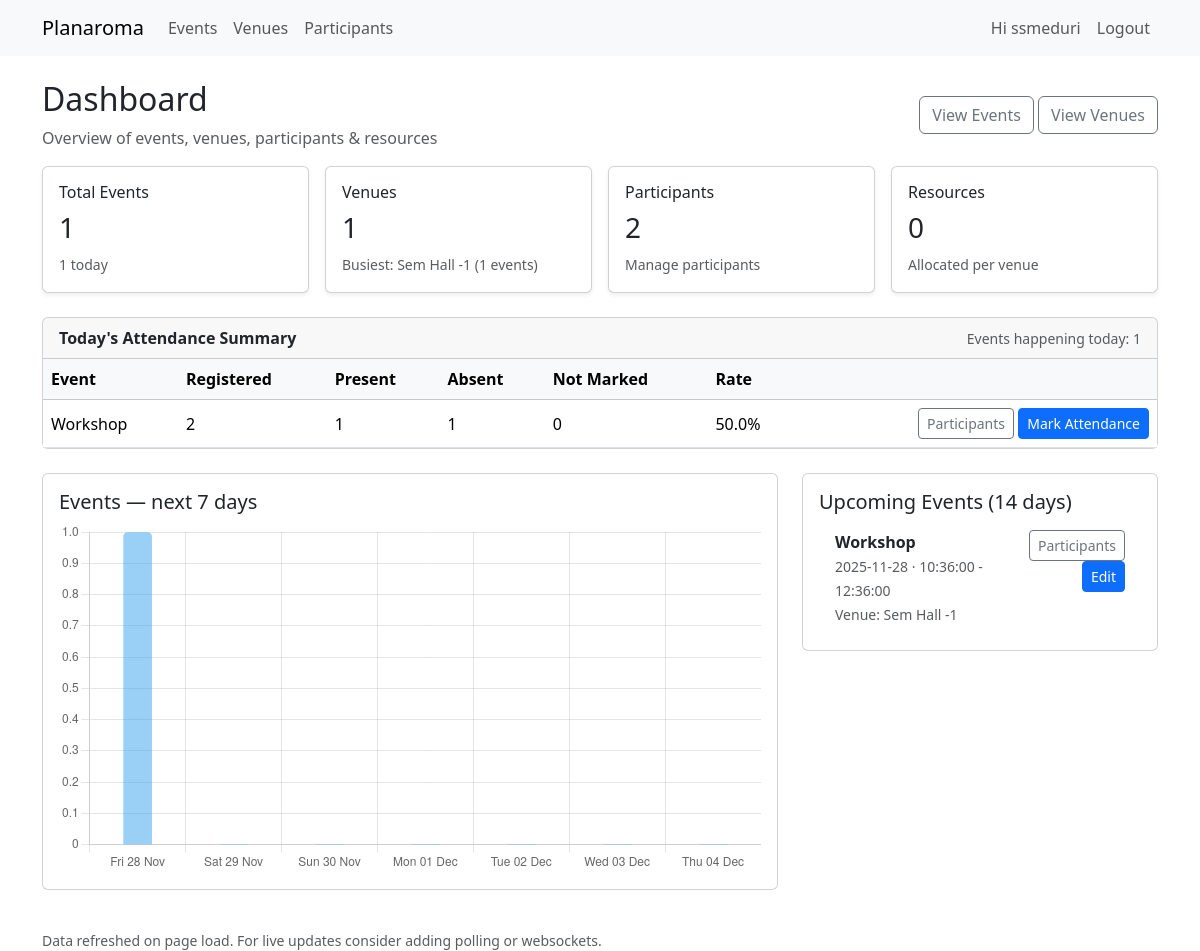
The page /dashboard (signed in) on the database its author committed.
### app/models.py (models this page shows, shortened)
class User(UserMixin, db.Model):
    id = db.Column(db.Integer, primary_key=True)
    username = db.Column(db.String(80), unique=True, nullable=False)
    password_hash = db.Column(db.String(200), nullable=False)
    role = db.Column(db.String(20), nullable=False, default='viewer')  # admin, staff, viewer

class Venue(db.Model):
    id = db.Column(db.Integer, primary_key=True)
    name = db.Column(db.String(150), nullable=False, unique=True)
    capacity = db.Column(db.Integer, nullable=False, default=0)
    resources_list = db.relationship('Resource', back_populates='venue', cascade='all, delete-orphan')
    events = db.relationship('Event', backref='venue', lazy=True, cascade='all, delete-orphan')

class Event(db.Model):
    id = db.Column(db.Integer, primary_key=True)
    title = db.Column(db.String(120), nullable=False)
    description = db.Column(db.Text)
    date = db.Column(db.Date, nullable=False)
    start_time = db.Column(db.Time, nullable=False)
    end_time = db.Column(db.Time, nullable=False)
    venue_id = db.Column(db.Integer, db.ForeignKey('venue.id'), nullable=False)
    participant_assoc = db.relationship('EventParticipant', back_populates='event', cascade='all, delete-orphan')
    participants = db.relationship('Participant', secondary='event_participants', back_populates='events')

### app/routes.py (the view)
@main_bp.route('/dashboard')
@login_required
def dashboard():
    total_events = Event.query.count()
    total_venues = Venue.query.count()
    total_participants = Participant.query.count()
    total_resources = Resource.query.count()
    today = date.today()
    events_today = Event.query.filter_by(date=today).order_by(Event.start_time).all()
    events_today_count = len(events_today)
    days = []
    day_counts = []
    for i in range(0, 7):
        d = today + timedelta(days=i)
        days.append(d.strftime('%a %d %b'))
        cnt = Event.query.filter_by(date=d).count()
        day_counts.append(cnt)
    upcoming_limit = today + timedelta(days=14)
    upcoming_events = (
        Event.query.filter(Event.date >= today, Event.date <= upcoming_limit)
        .order_by(Event.date, Event.start_time)
        .all()
    )
    window_end = today + timedelta(days=30)
    venue_counts = (
        db.session.query(Venue.id, Venue.name, func.count(Event.id).label('ev_count'))
        .join(Event, Event.venue_id == Venue.id)
        .filter(Event.date >= today, Event.date <= window_end)
        .group_by(Venue.id)
        .order_by(func.count(Event.id).desc())
        .limit(1)
        .all()
    )
    busiest_venue = venue_counts[0] if venue_counts else None
    attendance_summary = []
    for e in events_today:
        total = db.session.query(EventParticipant).filter_by(event_id=e.id).count()
        present = db.session.query(EventParticipant).filter_by(event_id=e.id, attendance_status='present').count()
        absent = db.session.query(EventParticipant).filter_by(event_id=e.id, attendance_status='absent').count()
        not_marked = db.session.query(EventParticipant).filter_by(event_id=e.id, attendance_status='not_marked').count()
        attendance_rate = (present / total * 100) if total > 0 else 0
        attendance_summary.append({
            "event": e,
            "total": total,
            "present": present,
            "absent": absent,
            "not_marked": not_marked,
            "rate": round(attendance_rate, 1)
        })
    return render_template(
        'dashboard.html',
        total_events=total_events,
        total_venues=total_venues,
        total_participants=total_participants,
        total_resources=total_resources,
        events_today=events_today,
        events_today_count=events_today_count,
        days=days,
        day_counts=day_counts,
        upcoming_events=upcoming_events,
        busiest_venue=busiest_venue,
        attendance_summary=attendance_summary
    )

### app/__init__.py (called while the page is built)
def create_app():
    app = Flask(__name__, static_folder='static', template_folder='templates')
    app.config.from_object(Config)
    db.init_app(app)
    login_manager.init_app(app)
    from .models import User
    @login_manager.user_loader
    def load_user(user_id):
        return User.query.get(int(user_id))
    from .routes import main_bp
    from .auth import auth_bp
    app.register_blueprint(main_bp)
    app.register_blueprint(auth_bp)
    return app

### app/templates/dashboard.html (shortened to what this page needs)
{% extends 'base.html' %}
{% block content %}
<div class="d-flex justify-content-between align-items-center mb-3">
  <div>
    <h2>Dashboard</h2>
    <p class="text-muted mb-0">Overview of events, venues, participants & resources</p>
  </div>
  <div>
    <a class="btn btn-outline-secondary" href="{{ url_for('main.list_events') }}">View Events</a>
    <a class="btn btn-outline-secondary" href="{{ url_for('main.list_venues') }}">View Venues</a>
  </div>
</div>
<div class="row g-3 mb-4">
  <div class="col-md-3">
    <div class="card shadow-sm">
      <div class="card-body">
        <h6 class="card-title">Total Events</h6>
        <h3 class="card-text">{{ total_events }}</h3>
        <small class="text-muted">{{ events_today_count }} today</small>
      </div>
    </div>
  </div>
  <div class="col-md-3">
    <div class="card shadow-sm">
      <div class="card-body">
        <h6 class="card-title">Venues</h6>
        <h3 class="card-text">{{ total_venues }}</h3>
        {% if busiest_venue %}
          <small class="text-muted">Busiest: {{ busiest_venue[1] }} ({{ busiest_venue[2] }} events)</small>
        {% else %}
          <small class="text-muted">No events in next 30 days</small>
        {% endif %}
      </div>
    </div>
  </div>
  <div class="col-md-3">
    <div class="card shadow-sm">
      <div class="card-body">
        <h6 class="card-title">Participants</h6>
        <h3 class="card-text">{{ total_participants }}</h3>
        <small class="text-muted">Manage participants</small>
      </div>
    </div>
  </div>
  <div class="col-md-3">
    <div class="card shadow-sm">
      <div class="card-body">
        <h6 class="card-title">Resources</h6>
        <h3 class="card-text">{{ total_resources }}</h3>
        <small class="text-muted">Allocated per venue</small>
      </div>
    </div>
  </div>
</div>
{% if attendance_summary %}
<div class="card mb-4">
  <div class="card-header d-flex justify-content-between align-items-center">
    <strong>Today's Attendance Summary</strong>
    <small class="text-muted">Events happening today: {{ events_today_count }}</small>
  </div>
  <div class="card-body p-0">
    <div class="table-responsive">
      <table class="table mb-0">
        <thead class="table-light">
          <tr>
            <th>Event</th>
            <th>Registered</th>
            <th>Present</th>
            <th>Absent</th>
            <th>Not Marked</th>
            <th>Rate</th>
            <th></th>
          </tr>
        </thead>
        <tbody>
          {% for a in attendance_summary %}
          <tr>
            <td class="align-middle">{{ a.event.title }}</td>
            <td class="align-middle">{{ a.total }}</td>
            <td class="align-middle">{{ a.present }}</td>
            <td class="align-middle">{{ a.absent }}</td>
            <td class="align-middle">{{ a.not_marked }}</td>
            <td class="align-middle">{{ a.rate }}%</td>
            <td class="align-middle text-end">
              <a class="btn btn-sm btn-outline-secondary" href="{{ url_for('main.event_participants_view', event_id=a.event.id) }}">Participants</a>
              {% if current_user.is_authenticated and current_user.role in ['admin','staff'] %}
                <a class="btn btn-sm btn-primary" href="{{ url_for('main.event_attendance_view', event_id=a.event.id) }}">Mark Attendance</a>
              {% endif %}
            </td>
          </tr>
          {% endfor %}
        </tbody>
      </table>
    </div>
  </div>
</div>
{% endif %}
<div class="row">
  <div class="col-lg-8 mb-4">
    <div class="card">
      <div class="card-body">
        <h5 class="card-title">Events — next 7 days</h5>
        <canvas id="eventsChart" width="400" height="200"></canvas>
      </div>
    </div>
  </div>
  <div class="col-lg-4 mb-4">
    <div class="card">
      <div class="card-body">
        <h5 class="card-title">Upcoming Events (14 days)</h5>
        <ul class="list-group list-group-flush">
          {% for e in upcoming_events %}
            <li class="list-group-item">
              <div class="d-flex justify-content-between">
                <div>
                  <strong>{{ e.title }}</strong><br>
                  <small class="text-muted">{{ e.date }} · {{ e.start_time }} - {{ e.end_time }}</small><br>
                  <small class="text-muted">Venue: {{ e.venue.name if e.venue else 'N/A' }}</small>
                </div>
                <div class="text-end">
                  <a class="btn btn-sm btn-outline-secondary" href="{{ url_for('main.event_participants_view', event_id=e.id) }}">Participants</a>
                  {% if current_user.is_authenticated and current_user.role in ['admin','staff'] %}
                    <a class="btn btn-sm btn-primary" href="{{ url_for('main.edit_event', event_id=e.id) }}">Edit</a>
                  {% endif %}
                </div>
              </div>
            </li>
          {% else %}
            <li class="list-group-item text-muted">No upcoming events.</li>
          {% endfor %}
        </ul>
      </div>
    </div>
  </div>
</div>
<div class="text-muted small mt-3">
  Data refreshed on page load. For live updates consider adding polling or websockets.
</div>
<script>
  (function(){
    const labels = {{ days|tojson }};
    const data = {{ day_counts|tojson }};
    const ctx = document.getElementById('eventsChart').getContext('2d');
    new Chart(ctx, {
      type: 'bar',
      data: {
        labels: labels,
        datasets: [{
          label: 'Events',
          data: data,
          borderRadius: 5,
          barThickness: 28
        }]
      },
      options: {
        responsive: true,
        plugins: {
          legend: { display: false },
          tooltip: { mode: 'index', intersect: false }
        },
        scales: {
          y: { beginAtZero: true, precision: 0 }
        }
      }
    });
  })();
</script>
{% endblock %}

### app/templates/base.html (shortened to what this page needs)
<!doctype html>
<html lang="en">
<head>
    <link href="https://cdn.jsdelivr.net/npm/bootstrap@5.3.2/dist/css/bootstrap.min.css" rel="stylesheet">
</head>
<body>
<nav class="navbar navbar-expand-lg navbar-light bg-light mb-4">
  <div class="container">
    <a class="navbar-brand" href="{{ url_for('main.dashboard') }}">
        Planaroma
    </a>
    <div class="collapse navbar-collapse" id="navbarNav">
      <ul class="navbar-nav me-auto">
        <li class="nav-item">
          <a class="nav-link" href="{{ url_for('main.list_events') }}">Events</a>
        </li>
        <li class="nav-item">
          <a class="nav-link" href="{{ url_for('main.list_venues') }}">Venues</a>
        </li>
        <li class="nav-item">
          <a class="nav-link" href="{{ url_for('main.list_participants') }}">Participants</a>
        </li>
      </ul>
      <ul class="navbar-nav ms-auto">
        {% if current_user.is_authenticated %}
          <li class="nav-item">
            <a class="nav-link">Hi {{ current_user.username }}</a>
          </li>
          <li class="nav-item">
            <a class="nav-link" href="{{ url_for('auth.logout') }}">Logout</a>
          </li>
        {% else %}
          <li class="nav-item">
            <a class="nav-link" href="{{ url_for('auth.login') }}">Login</a>
          </li>
        {% endif %}
      </ul>
    </div>
  </div>
</nav>
<div class="container">
    {% block content %}{% endblock %}
</div>
</body>
</html>

### rows shown on the page
User: username "ssmeduri"
Venue: name "Sem Hall -1"
Event: event "Workshop", title "Workshop", date "2025-11-28", start_time "10:36:00", end_time "12:36:00", venue "Sem Hall -1"

### other values the page prints
{{ total_events }} "1"
{{ events_today_count }} "1"
{{ total_venues }} "1"
{{ busiest_venue[2] }} "1"
{{ total_participants }} "2"
{{ total_resources }} "0"
{{ a.total }} "2"
{{ a.present }} "1"
{{ a.absent }} "1"
{{ a.not_marked }} "0"
{{ a.rate }} "50.0"
chart data {{ day_counts|tojson }} [1, 0, 0, 0, 0, 0, 0]
